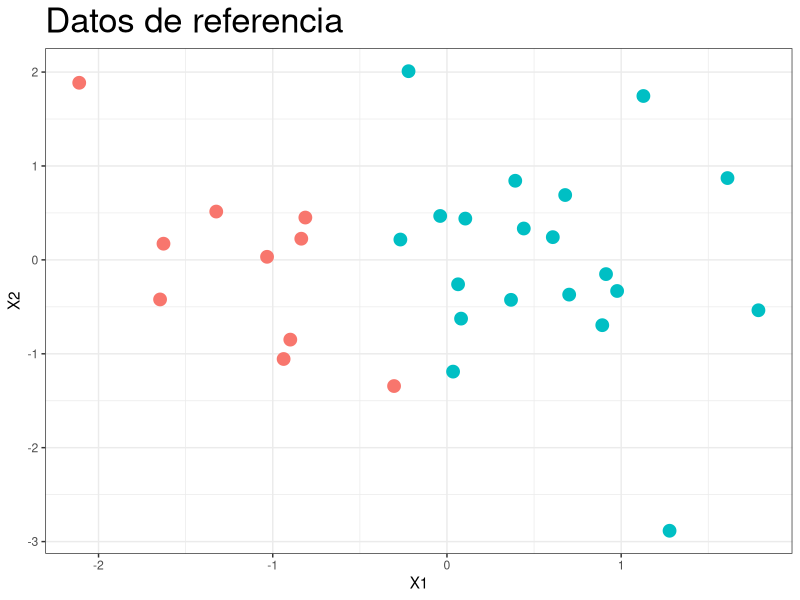
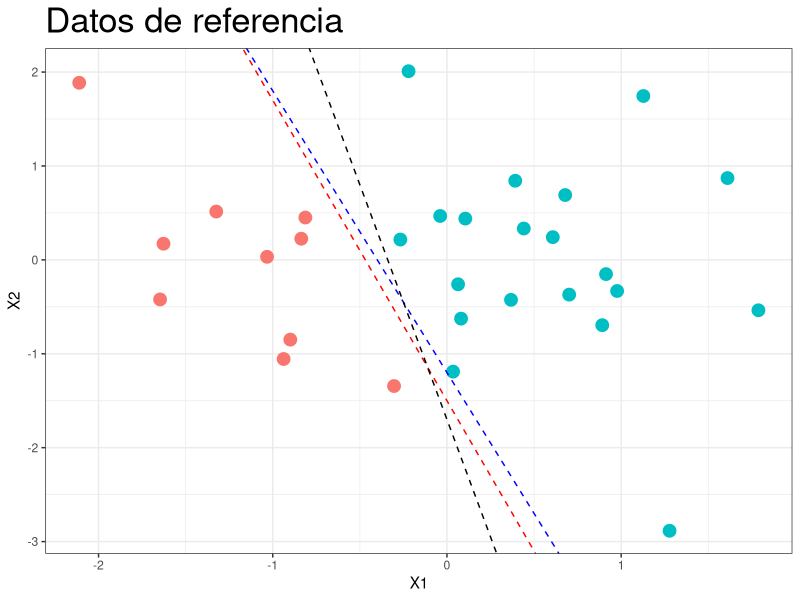
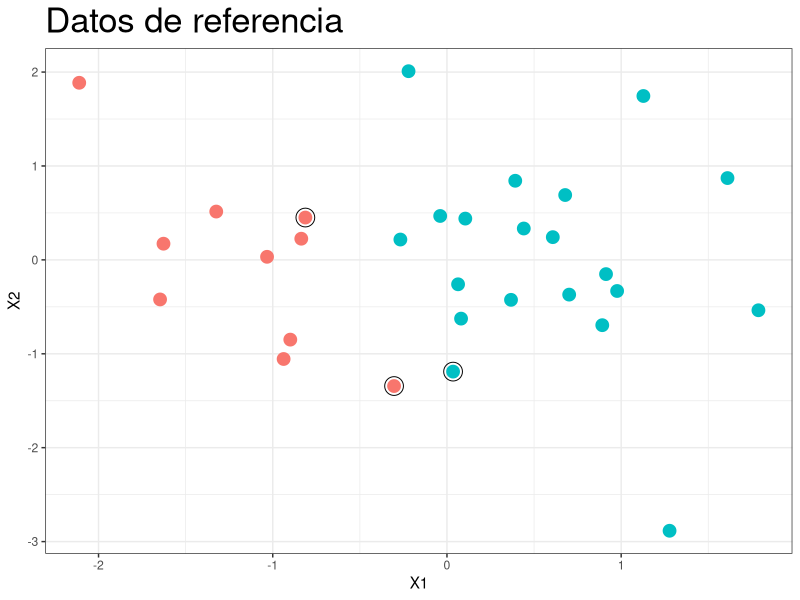
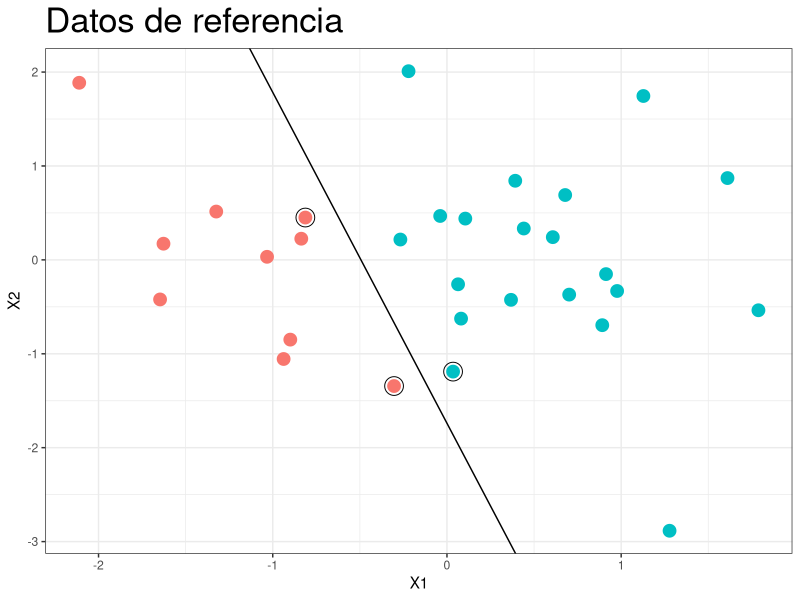
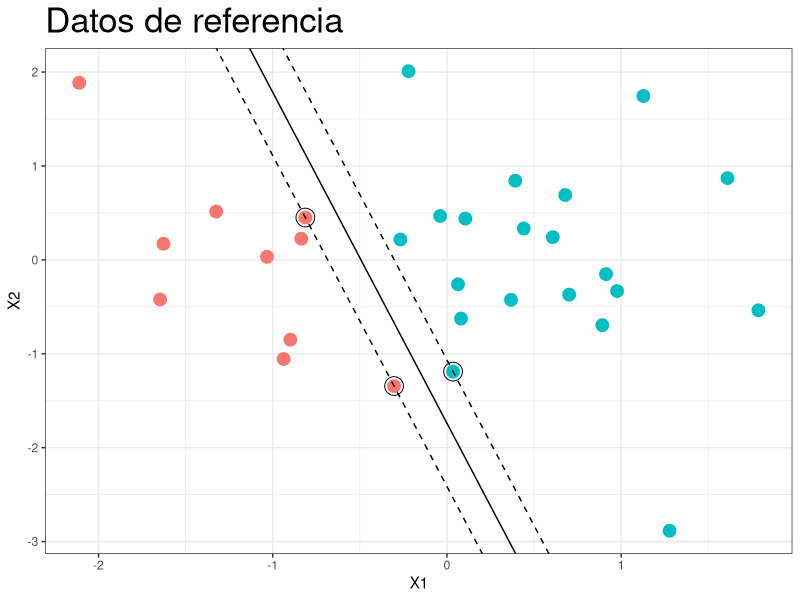
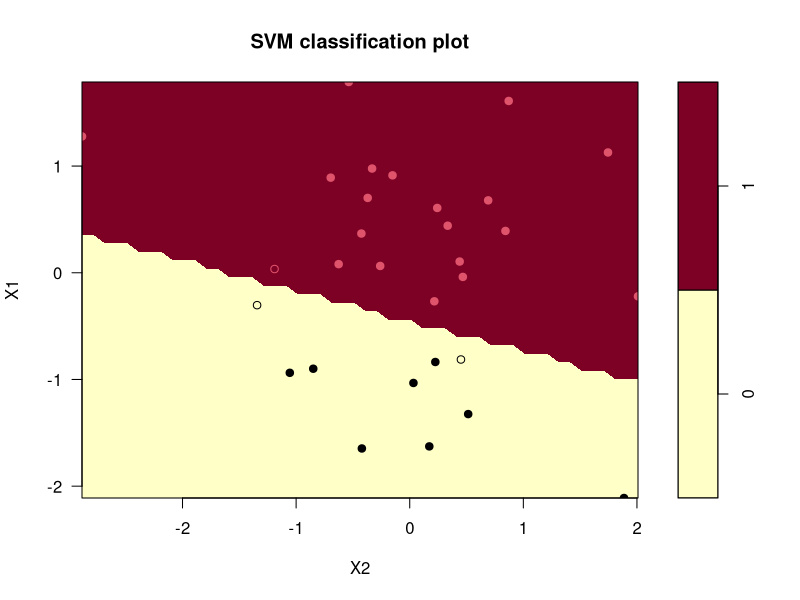
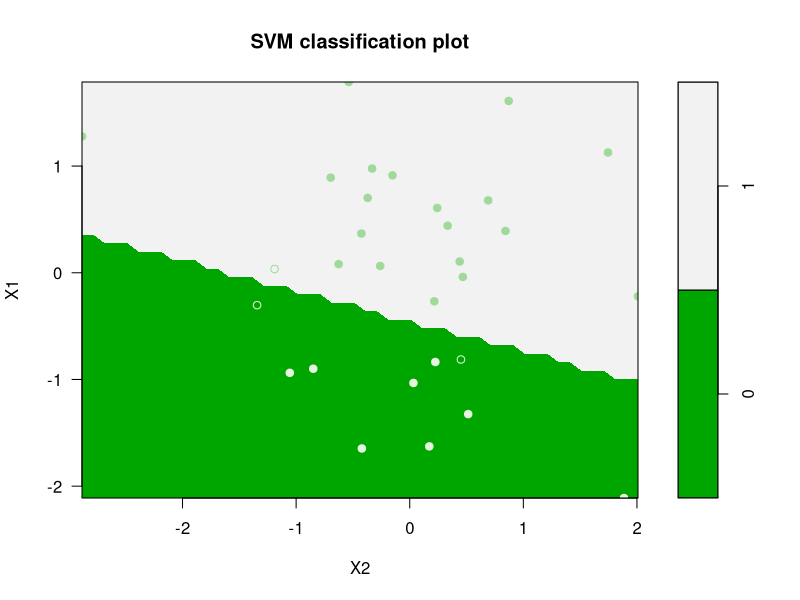
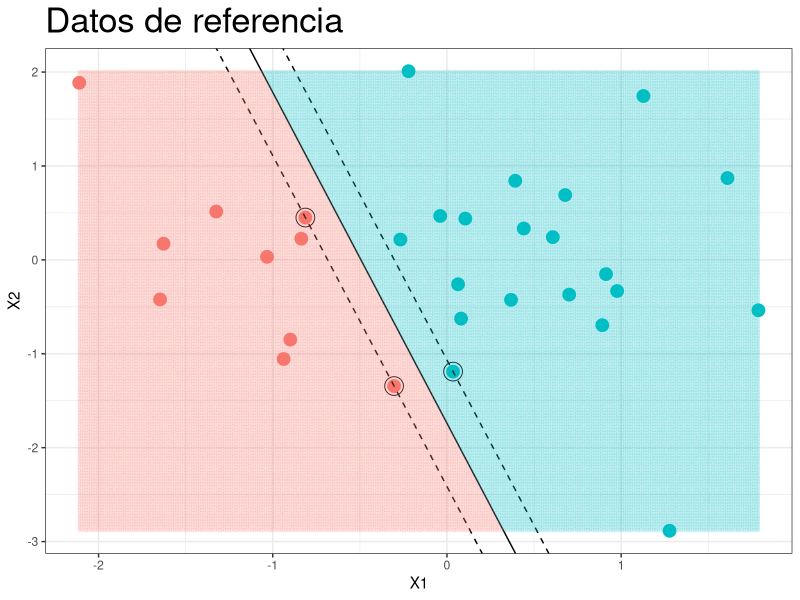

Recreate these plots in R, in order.
## ---- chunk 1
knitr::opts_chunk$set(comment = NA, warning=FALSE, collapse=TRUE,fig.align='center')
# Permite cambiar la fuente
knitr::knit_hooks$set(mysize = function(before, options, envir) { 
  if (before) { 
    return(options$size) 
  } else { 
    return("\\normalsize") 
  } 
}) 
library(dplyr)
library(tidyr)
## ---- chunk 2
library('ggplot2')
## ---- chunk 3
set.seed(1762)
X1 <- rnorm(n = 30, mean = 2, sd=1)
X2 <- rnorm(n = 30, mean = 2, sd=1)
clase <- ifelse((X1 < 1.5) | ((X1 < 2) & (X2 < 2)), 0, 1)
clase <- as.factor(clase)
# Escalamos la salida con cero de media y 1 de std
X1 = scale(X1)
X2 = scale(X2)
observaciones <- data.frame(X1=X1, X2=X2, clase=clase)
head(observaciones, 5)
## ---- chunk 4
plot_points <- ggplot(data=observaciones,aes(x=X1, y=X2, color=clase)) +
geom_point(size=4) +
labs(title="Datos de referencia") +
theme_bw() + theme(legend.position = "none", plot.title=element_text(size=25))
plot_points
## ---- chunk 5
plot_points +
geom_abline(intercept = -1.2, slope=-3, linetype='dashed', color='blue') +
geom_abline(intercept = -1.5, slope=-3.2, linetype='dashed', color='red')  +
geom_abline(intercept = -1.7, slope=-5, linetype='dashed')
## ---- chunk 6
library(e1071)
# Se indica la clase y que depende del resto intentando separación lineal
modelo <- e1071::svm(formula = clase ~ X1+X2, data=observaciones,
                     type='C-classification', kernel="linear",
                     # No escalamos porque ya están de entrada
                     cost=50, scale=FALSE)
# Vemos los datos del modelo
modelo
## ---- chunk 7
cat('Vectores soporte=', modelo$index, '\n', sep=',')
## ---- chunk 8
plot_points +
geom_point(data=observaciones[modelo$index, ], aes(x=X1, y=X2),
           shape=21, color="black", size=6)
## ---- chunk 9
coeficientes <- coef(modelo)
coeficientes
## ---- chunk 10
cat(coeficientes[1], coeficientes[2], coeficientes[3])
## ---- chunk 11
slsvm <- -coeficientes[2]/coeficientes[3]
intsvm <- -coeficientes[1]/coeficientes[3]
print(slsvm)
print(intsvm)
## ---- chunk 12
plot_svm <- plot_points + geom_point(data=observaciones[modelo$index, ], aes(x=X1, y=X2),
           shape=21, color="black", size=6) +
geom_abline(intercept=intsvm,slope=slsvm)
plot_svm
## ---- chunk 13
svm_points <- observaciones[modelo$index, ]
first = svm_points[1,]
second = svm_points[3,]
coef_first = data.matrix(first[2]-slsvm*first[1])[1]
coef_second = data.matrix(second[2]-slsvm*second[1])[1]
coef_first
## ---- chunk 14
plot_margin <- plot_svm + geom_abline(intercept=coef_first,slope=slsvm, linetype='dashed') +
geom_abline(intercept=coef_second,slope=slsvm, linetype='dashed')
plot_margin
## ---- chunk 15
# se muestra el grafico que ofrece por defecto para las fronteras
plot(modelo, observaciones, X1 ~ X2, svSymbol = 1, dataSymbol=19)
## ---- chunk 16
library('RColorBrewer')
# se muestra el grafico que ofrece por defecto para
# las fronteras de decision
plot(modelo, observaciones, X1 ~ X2, symbolPalette = brewer.pal(2, "Greens"),
svSymbol = 1, dataSymbol=19, color.palette = terrain.colors)
## ---- chunk 17
# Generamos malla puntos
get_malla <- function (X1, X2, size) {
  rangoX1 = range(X1)
  rangoX2 = range(X2)
  valoresX1 = seq(from=rangoX1[1], to = rangoX1[2], length=size)
  valoresX2 = seq(from=rangoX2[1], to = rangoX2[2], length=size)
  nuevosPuntos = expand.grid(X1=valoresX1, X2=valoresX2)
  nuevosPuntos
}
## ---- chunk 18
malla <- get_malla(observaciones$X1, observaciones$X2, 300)
predicciones <- predict(modelo, newdata=malla)
plot_margin +
geom_point(data=malla, aes(x=X1, y=X2, color=as.factor(predicciones)),
                       size=0.5, alpha=0.1)
## ---- chunk 19
# para este mismo problema buscamos la mejor forma de
# determinar el valor del parametro C
set.seed(1762)
modeloCV <- e1071::tune("svm", clase ~ X1+X2, data=observaciones,
kernel="linear",
# Valores de coste a probar
ranges = list(cost = c(0.001, 0.01, 0.05, 1, 10)))
## ---- chunk 20
summary(modeloCV)
## ---- chunk 21
ggplot(data=modeloCV$performances, aes(x=cost, y=error)) +
geom_point() + geom_line()  + labs(title = "Error clasificación / parámetro
cost") + scale_x_log10() + theme_bw()
## ---- chunk 22
modeloCV$best.parameters
## ---- chunk 23
# sobre este mismo problema probamos el efecto de aplicar
# otro tipo de kernel: polinomial
set.seed(1762)
modeloCV <- e1071::tune("svm", clase ~ X1+X2, data=observaciones,
kernel="polynomial",
degree = 2,
ranges = list(cost = c(0.001, 0.01, 0.1, 1, 10),
gamma = c(0.5, 1, 2, 3, 4, 5, 10)))
modeloCV$best.parameters
## ---- chunk 24
plot_svm_frontiers <- function(modelo) {
  plot_svm <- plot_points + geom_point(data=observaciones[modelo$index, ], aes(x=X1, y=X2),
           shape=21, color="black", size=6)
  malla <- get_malla(observaciones$X1, observaciones$X2, 300)
  predicciones <- predict(modelo, newdata=malla)
  plot_final <- plot_svm +
geom_point(data=malla, aes(x=X1, y=X2, color=as.factor(predicciones)),
                       size=0.5, alpha=0.1)
  plot_final
} 
## ---- chunk 25
svm_poly <- e1071::svm(formula = clase ~ X1+X2, data=observaciones,
                     type='C-classification', kernel="polynomial",
                     cost=modeloCV$best.parameters$cost, 
                     gamma=modeloCV$best.parameters$gamma, scale=FALSE)
plot_svm_frontiers(svm_poly)    
## ---- chunk 26
tunedRBF <- e1071::tune("svm", clase ~ X1+X2, data=observaciones,
kernel="radial",
ranges = list(cost = c(0.001, 0.01, 0.1, 1, 10),
gamma = c(0.5, 1, 2, 3, 4, 5, 10)))
plot_svm_frontiers(tunedRBF$best.model)
